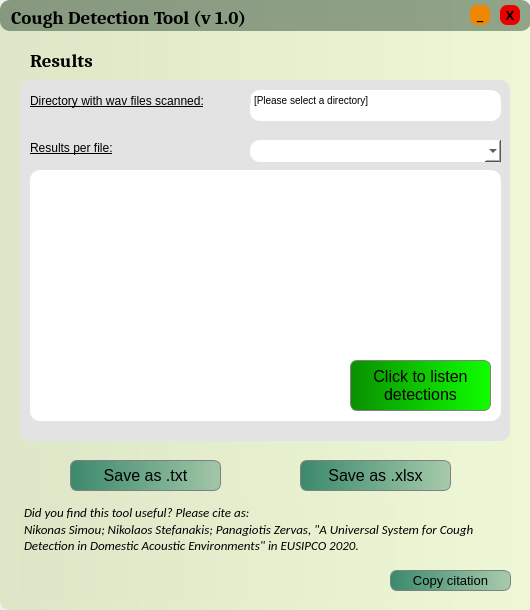
<?xml version="1.0" encoding="UTF-8"?>
<ui version="4.0">
 <class>MainWindow</class>
 <widget class="QMainWindow" name="MainWindow">
  <property name="geometry">
   <rect>
    <x>0</x>
    <y>0</y>
    <width>530</width>
    <height>610</height>
   </rect>
  </property>
  <property name="windowTitle">
   <string>MainWindow</string>
  </property>
  <widget class="QWidget" name="centralwidget">
   <widget class="QStackedWidget" name="stackedWidget">
    <property name="geometry">
     <rect>
      <x>0</x>
      <y>0</y>
      <width>531</width>
      <height>611</height>
     </rect>
    </property>
    <property name="currentIndex">
     <number>1</number>
    </property>
    <widget class="QWidget" name="SettingsPage">
     <widget class="QFrame" name="frame">
      <property name="geometry">
       <rect>
        <x>0</x>
        <y>0</y>
        <width>530</width>
        <height>610</height>
       </rect>
      </property>
      <property name="styleSheet">
       <string notr="true">background-color: qlineargradient(spread:pad, x1:0, y1:0, x2:1, y2:0, stop:0 rgba(221, 231, 199, 255), stop:1 rgba(238, 248, 214, 255));
border-radius: 10px
</string>
      </property>
      <property name="frameShape">
       <enum>QFrame::StyledPanel</enum>
      </property>
      <property name="frameShadow">
       <enum>QFrame::Raised</enum>
      </property>
      <widget class="QFrame" name="frame_2">
       <property name="geometry">
        <rect>
         <x>20</x>
         <y>50</y>
         <width>490</width>
         <height>351</height>
        </rect>
       </property>
       <property name="styleSheet">
        <string notr="true">background-color: rgb(227, 227, 227);border-radius:10px;</string>
       </property>
       <property name="frameShape">
        <enum>QFrame::StyledPanel</enum>
       </property>
       <property name="frameShadow">
        <enum>QFrame::Raised</enum>
       </property>
       <widget class="QPushButton" name="btn_dir">
        <property name="geometry">
         <rect>
          <x>90</x>
          <y>10</y>
          <width>151</width>
          <height>61</height>
         </rect>
        </property>
        <property name="font">
         <font>
          <family>Calibri</family>
          <pointsize>12</pointsize>
          <weight>50</weight>
          <bold>false</bold>
         </font>
        </property>
        <property name="styleSheet">
         <string notr="true">QPushButton{ 
border:0.5px solid grey; 
border-radius: 7px; 
background-color: qlineargradient(spread:pad, x1:0, y1:0, x2:1, y2:0, stop:0 rgba(60, 137, 109, 255), stop:1 rgba(60, 137, 109, 100));
}
QPushButton:hover{
background-color: qlineargradient(spread:pad, x1:0, y1:0, x2:1, y2:0, stop:0 rgba(172, 194, 170, 255), stop:1 rgba(255, 255, 255, 255));
}</string>
        </property>
        <property name="text">
         <string>Select
Directory</string>
        </property>
       </widget>
       <widget class="QTextBrowser" name="wav_folder">
        <property name="geometry">
         <rect>
          <x>26</x>
          <y>100</y>
          <width>271</width>
          <height>51</height>
         </rect>
        </property>
        <property name="font">
         <font>
          <pointsize>9</pointsize>
         </font>
        </property>
        <property name="styleSheet">
         <string notr="true">background-color:rgb(255, 255, 255)</string>
        </property>
        <property name="html">
         <string>&lt;!DOCTYPE HTML PUBLIC &quot;-//W3C//DTD HTML 4.0//EN&quot; &quot;http://www.w3.org/TR/REC-html40/strict.dtd&quot;&gt;
&lt;html&gt;&lt;head&gt;&lt;meta name=&quot;qrichtext&quot; content=&quot;1&quot; /&gt;&lt;style type=&quot;text/css&quot;&gt;
p, li { white-space: pre-wrap; }
&lt;/style&gt;&lt;/head&gt;&lt;body style=&quot; font-family:'MS Shell Dlg 2'; font-size:9pt; font-weight:400; font-style:normal;&quot;&gt;
&lt;p style=&quot; margin-top:0px; margin-bottom:0px; margin-left:0px; margin-right:0px; -qt-block-indent:0; text-indent:0px;&quot;&gt;&lt;span style=&quot; font-size:7.8pt;&quot;&gt;[Please select a directory]&lt;/span&gt;&lt;/p&gt;&lt;/body&gt;&lt;/html&gt;</string>
        </property>
       </widget>
       <widget class="QLabel" name="label_1">
        <property name="geometry">
         <rect>
          <x>340</x>
          <y>70</y>
          <width>141</width>
          <height>31</height>
         </rect>
        </property>
        <property name="font">
         <font>
          <pointsize>9</pointsize>
          <underline>true</underline>
         </font>
        </property>
        <property name="text">
         <string>Number of threads:</string>
        </property>
       </widget>
       <widget class="QTextBrowser" name="wavs">
        <property name="geometry">
         <rect>
          <x>26</x>
          <y>180</y>
          <width>271</width>
          <height>141</height>
         </rect>
        </property>
        <property name="font">
         <font>
          <pointsize>9</pointsize>
         </font>
        </property>
        <property name="styleSheet">
         <string notr="true">background-color:rgb(255, 255, 255)</string>
        </property>
        <property name="html">
         <string>&lt;!DOCTYPE HTML PUBLIC &quot;-//W3C//DTD HTML 4.0//EN&quot; &quot;http://www.w3.org/TR/REC-html40/strict.dtd&quot;&gt;
&lt;html&gt;&lt;head&gt;&lt;meta name=&quot;qrichtext&quot; content=&quot;1&quot; /&gt;&lt;style type=&quot;text/css&quot;&gt;
p, li { white-space: pre-wrap; }
&lt;/style&gt;&lt;/head&gt;&lt;body style=&quot; font-family:'MS Shell Dlg 2'; font-size:9pt; font-weight:400; font-style:normal;&quot;&gt;
&lt;p style=&quot; margin-top:0px; margin-bottom:0px; margin-left:0px; margin-right:0px; -qt-block-indent:0; text-indent:0px;&quot;&gt;&lt;span style=&quot; font-size:7.8pt;&quot;&gt;[No directory selected]&lt;/span&gt;&lt;/p&gt;&lt;/body&gt;&lt;/html&gt;</string>
        </property>
       </widget>
       <widget class="QLabel" name="label_2">
        <property name="geometry">
         <rect>
          <x>30</x>
          <y>80</y>
          <width>161</width>
          <height>16</height>
         </rect>
        </property>
        <property name="font">
         <font>
          <pointsize>9</pointsize>
          <weight>50</weight>
          <bold>false</bold>
          <underline>true</underline>
         </font>
        </property>
        <property name="styleSheet">
         <string notr="true"/>
        </property>
        <property name="text">
         <string>Directory with wav files:</string>
        </property>
       </widget>
       <widget class="QLabel" name="label_3">
        <property name="geometry">
         <rect>
          <x>26</x>
          <y>160</y>
          <width>151</width>
          <height>16</height>
         </rect>
        </property>
        <property name="font">
         <font>
          <pointsize>9</pointsize>
          <underline>true</underline>
         </font>
        </property>
        <property name="text">
         <string>Files to be processed:</string>
        </property>
       </widget>
       <widget class="QSpinBox" name="num_of_threads">
        <property name="geometry">
         <rect>
          <x>340</x>
          <y>103</y>
          <width>91</width>
          <height>41</height>
         </rect>
        </property>
        <property name="styleSheet">
         <string notr="true">background-color: rgb(255, 255, 255);</string>
        </property>
        <property name="minimum">
         <number>1</number>
        </property>
        <property name="maximum">
         <number>20</number>
        </property>
       </widget>
      </widget>
      <widget class="QFrame" name="frame_title">
       <property name="geometry">
        <rect>
         <x>0</x>
         <y>0</y>
         <width>531</width>
         <height>31</height>
        </rect>
       </property>
       <property name="styleSheet">
        <string notr="true">background-color: rgba(1, 32, 15, 100)</string>
       </property>
       <property name="frameShape">
        <enum>QFrame::StyledPanel</enum>
       </property>
       <property name="frameShadow">
        <enum>QFrame::Raised</enum>
       </property>
       <widget class="QPushButton" name="btn_min">
        <property name="geometry">
         <rect>
          <x>470</x>
          <y>5</y>
          <width>20</width>
          <height>20</height>
         </rect>
        </property>
        <property name="font">
         <font>
          <family>Calibri</family>
          <pointsize>10</pointsize>
          <weight>75</weight>
          <bold>true</bold>
         </font>
        </property>
        <property name="styleSheet">
         <string notr="true">QPushButton{ 
border:none; 
border-radius: 7px; 
background-color:rgb(240, 135, 0);
}
QPushButton:hover{
background-color: rgba(240, 135, 0, 150);
}</string>
        </property>
        <property name="text">
         <string>_</string>
        </property>
       </widget>
       <widget class="QPushButton" name="btn_exit">
        <property name="geometry">
         <rect>
          <x>500</x>
          <y>5</y>
          <width>20</width>
          <height>20</height>
         </rect>
        </property>
        <property name="font">
         <font>
          <family>Corbel</family>
          <pointsize>10</pointsize>
          <weight>75</weight>
          <bold>true</bold>
         </font>
        </property>
        <property name="styleSheet">
         <string notr="true">QPushButton{ 
border:none; 
border-radius: 7px; 
background-color: rgb(235, 0, 0);
}
QPushButton:hover{
background-color: rgb(235,0,0, 150);
}</string>
        </property>
        <property name="text">
         <string>X</string>
        </property>
       </widget>
       <widget class="QLabel" name="title">
        <property name="geometry">
         <rect>
          <x>11</x>
          <y>-3</y>
          <width>331</width>
          <height>41</height>
         </rect>
        </property>
        <property name="font">
         <font>
          <family>Caladea</family>
          <pointsize>14</pointsize>
          <weight>75</weight>
          <italic>false</italic>
          <bold>true</bold>
         </font>
        </property>
        <property name="autoFillBackground">
         <bool>false</bool>
        </property>
        <property name="styleSheet">
         <string notr="true">background-color: rgba(255, 255, 255, 0);</string>
        </property>
        <property name="text">
         <string>Cough Detection Tool (v 1.0)</string>
        </property>
       </widget>
      </widget>
      <widget class="QPlainTextEdit" name="cite_label">
       <property name="geometry">
        <rect>
         <x>20</x>
         <y>500</y>
         <width>510</width>
         <height>100</height>
        </rect>
       </property>
       <property name="font">
        <font>
         <family>Calibri</family>
         <pointsize>10</pointsize>
         <italic>true</italic>
        </font>
       </property>
       <property name="mouseTracking">
        <bool>false</bool>
       </property>
       <property name="readOnly">
        <bool>true</bool>
       </property>
       <property name="plainText">
        <string>Did you find this tool useful? Please cite as:
Nikonas Simou; Nikolaos Stefanakis; Panagiotis Zervas, &quot;A Universal System for Cough Detection in Domestic Acoustic Environments&quot; in EUSIPCO 2020.</string>
       </property>
      </widget>
      <widget class="QPushButton" name="btn_run">
       <property name="geometry">
        <rect>
         <x>160</x>
         <y>420</y>
         <width>221</width>
         <height>60</height>
        </rect>
       </property>
       <property name="font">
        <font>
         <pointsize>12</pointsize>
        </font>
       </property>
       <property name="styleSheet">
        <string notr="true">QPushButton{ 
border:0.5px solid grey; 
border-radius: 7px; 
background-color: qlineargradient(spread:pad, x1:0, y1:0, x2:1, y2:0, stop:0 rgba(60, 137, 109, 255), stop:1 rgba(60, 137, 109, 100));
}
QPushButton:hover{
background-color: qlineargradient(spread:pad, x1:0, y1:0, x2:1, y2:0, stop:0 rgba(172, 194, 170, 255), stop:1 rgba(255, 255, 255, 255));
}

QPushButton:disabled{
background-color: qlineargradient(spread:pad, x1:0, y1:0, x2:1, y2:0, stop:0 rgba(172, 194, 170, 10), stop:1 rgba(255, 255, 255, 10));
}

</string>
       </property>
       <property name="text">
        <string>Run</string>
       </property>
      </widget>
      <widget class="QPushButton" name="copy_citation">
       <property name="geometry">
        <rect>
         <x>390</x>
         <y>570</y>
         <width>121</width>
         <height>21</height>
        </rect>
       </property>
       <property name="font">
        <font>
         <pointsize>10</pointsize>
        </font>
       </property>
       <property name="styleSheet">
        <string notr="true">QPushButton{ 
border:0.5px solid grey; 
border-radius: 7px; 
background-color: qlineargradient(spread:pad, x1:0, y1:0, x2:1, y2:0, stop:0 rgba(60, 137, 109, 255), stop:1 rgba(60, 137, 109, 100));
}
QPushButton:hover{
background-color: qlineargradient(spread:pad, x1:0, y1:0, x2:1, y2:0, stop:0 rgba(172, 194, 170, 255), stop:1 rgba(255, 255, 255, 255));
}</string>
       </property>
       <property name="text">
        <string>Copy citation</string>
       </property>
      </widget>
     </widget>
    </widget>
    <widget class="QWidget" name="ResultsPage">
     <widget class="QFrame" name="frame_res">
      <property name="geometry">
       <rect>
        <x>0</x>
        <y>0</y>
        <width>530</width>
        <height>610</height>
       </rect>
      </property>
      <property name="styleSheet">
       <string notr="true">background-color: qlineargradient(spread:pad, x1:0, y1:0, x2:1, y2:0, stop:0 rgba(221, 231, 199, 255), stop:1 rgba(238, 248, 214, 255));
border-radius: 10px
</string>
      </property>
      <property name="frameShape">
       <enum>QFrame::StyledPanel</enum>
      </property>
      <property name="frameShadow">
       <enum>QFrame::Raised</enum>
      </property>
      <widget class="QFrame" name="frame_11">
       <property name="geometry">
        <rect>
         <x>20</x>
         <y>80</y>
         <width>490</width>
         <height>361</height>
        </rect>
       </property>
       <property name="styleSheet">
        <string notr="true">background-color: rgb(227, 227, 227);border-radius:10px;</string>
       </property>
       <property name="frameShape">
        <enum>QFrame::StyledPanel</enum>
       </property>
       <property name="frameShadow">
        <enum>QFrame::Raised</enum>
       </property>
       <widget class="QTextBrowser" name="wav_folder_2">
        <property name="geometry">
         <rect>
          <x>230</x>
          <y>10</y>
          <width>251</width>
          <height>31</height>
         </rect>
        </property>
        <property name="font">
         <font>
          <pointsize>9</pointsize>
         </font>
        </property>
        <property name="styleSheet">
         <string notr="true">background-color:rgb(255, 255, 255)</string>
        </property>
        <property name="html">
         <string>&lt;!DOCTYPE HTML PUBLIC &quot;-//W3C//DTD HTML 4.0//EN&quot; &quot;http://www.w3.org/TR/REC-html40/strict.dtd&quot;&gt;
&lt;html&gt;&lt;head&gt;&lt;meta name=&quot;qrichtext&quot; content=&quot;1&quot; /&gt;&lt;style type=&quot;text/css&quot;&gt;
p, li { white-space: pre-wrap; }
&lt;/style&gt;&lt;/head&gt;&lt;body style=&quot; font-family:'MS Shell Dlg 2'; font-size:9pt; font-weight:400; font-style:normal;&quot;&gt;
&lt;p style=&quot; margin-top:0px; margin-bottom:0px; margin-left:0px; margin-right:0px; -qt-block-indent:0; text-indent:0px;&quot;&gt;&lt;span style=&quot; font-size:7.8pt;&quot;&gt;[Please select a directory]&lt;/span&gt;&lt;/p&gt;&lt;/body&gt;&lt;/html&gt;</string>
        </property>
       </widget>
       <widget class="QLabel" name="label_4">
        <property name="geometry">
         <rect>
          <x>10</x>
          <y>10</y>
          <width>221</width>
          <height>21</height>
         </rect>
        </property>
        <property name="font">
         <font>
          <pointsize>9</pointsize>
          <weight>50</weight>
          <bold>false</bold>
          <underline>true</underline>
         </font>
        </property>
        <property name="styleSheet">
         <string notr="true"/>
        </property>
        <property name="text">
         <string>Directory with wav files scanned:</string>
        </property>
       </widget>
       <widget class="QLabel" name="label">
        <property name="geometry">
         <rect>
          <x>10</x>
          <y>60</y>
          <width>151</width>
          <height>16</height>
         </rect>
        </property>
        <property name="font">
         <font>
          <pointsize>9</pointsize>
          <underline>true</underline>
         </font>
        </property>
        <property name="text">
         <string>Results per file:</string>
        </property>
       </widget>
       <widget class="QPlainTextEdit" name="results">
        <property name="geometry">
         <rect>
          <x>10</x>
          <y>90</y>
          <width>471</width>
          <height>251</height>
         </rect>
        </property>
        <property name="font">
         <font>
          <pointsize>15</pointsize>
         </font>
        </property>
        <property name="styleSheet">
         <string notr="true">background-color: rgb(255, 255, 255);</string>
        </property>
       </widget>
       <widget class="QComboBox" name="filelist">
        <property name="geometry">
         <rect>
          <x>230</x>
          <y>60</y>
          <width>251</width>
          <height>22</height>
         </rect>
        </property>
        <property name="styleSheet">
         <string notr="true">background-color: rgb(255, 255, 255);</string>
        </property>
       </widget>
       <widget class="QPushButton" name="btn_listen">
        <property name="geometry">
         <rect>
          <x>330</x>
          <y>280</y>
          <width>141</width>
          <height>51</height>
         </rect>
        </property>
        <property name="font">
         <font>
          <pointsize>12</pointsize>
         </font>
        </property>
        <property name="styleSheet">
         <string notr="true">QPushButton{ 
border:0.5px solid grey; 
border-radius: 7px; 
background-color: qlineargradient(spread:pad, x1:0, y1:0, x2:1, y2:0, stop:0 rgba(9, 144, 0, 255), stop:1 rgba(16, 255, 0, 255));
}
QPushButton:hover{
background-color: qlineargradient(spread:pad, x1:0, y1:0, x2:1, y2:0, stop:0 rgba(16, 254, 0, 255), stop:1 rgba(171, 255, 166, 255))
}

QPushButton:disabled{
background-color: qlineargradient(spread:pad, x1:0, y1:0, x2:1, y2:0, stop:0 rgba(172, 194, 170, 10), stop:1 rgba(255, 255, 255, 10));
}

</string>
        </property>
        <property name="text">
         <string>Click to listen
detections</string>
        </property>
       </widget>
      </widget>
      <widget class="QFrame" name="frame_title_2">
       <property name="geometry">
        <rect>
         <x>0</x>
         <y>0</y>
         <width>531</width>
         <height>31</height>
        </rect>
       </property>
       <property name="styleSheet">
        <string notr="true">background-color: rgba(1, 32, 15, 100)</string>
       </property>
       <property name="frameShape">
        <enum>QFrame::StyledPanel</enum>
       </property>
       <property name="frameShadow">
        <enum>QFrame::Raised</enum>
       </property>
       <widget class="QPushButton" name="btn_min_2">
        <property name="geometry">
         <rect>
          <x>470</x>
          <y>5</y>
          <width>20</width>
          <height>20</height>
         </rect>
        </property>
        <property name="font">
         <font>
          <family>Calibri</family>
          <pointsize>10</pointsize>
          <weight>75</weight>
          <bold>true</bold>
         </font>
        </property>
        <property name="styleSheet">
         <string notr="true">QPushButton{ 
border:none; 
border-radius: 7px; 
background-color:rgb(240, 135, 0);
}
QPushButton:hover{
background-color: rgba(240, 135, 0, 150);
}</string>
        </property>
        <property name="text">
         <string>_</string>
        </property>
       </widget>
       <widget class="QPushButton" name="btn_exit_2">
        <property name="geometry">
         <rect>
          <x>500</x>
          <y>5</y>
          <width>20</width>
          <height>20</height>
         </rect>
        </property>
        <property name="font">
         <font>
          <family>Corbel</family>
          <pointsize>10</pointsize>
          <weight>75</weight>
          <bold>true</bold>
         </font>
        </property>
        <property name="styleSheet">
         <string notr="true">QPushButton{ 
border:none; 
border-radius: 7px; 
background-color: rgb(235, 0, 0);
}
QPushButton:hover{
background-color: rgb(235,0,0, 150);
}</string>
        </property>
        <property name="text">
         <string>X</string>
        </property>
       </widget>
       <widget class="QLabel" name="title_2">
        <property name="geometry">
         <rect>
          <x>11</x>
          <y>-3</y>
          <width>331</width>
          <height>41</height>
         </rect>
        </property>
        <property name="font">
         <font>
          <family>Caladea</family>
          <pointsize>14</pointsize>
          <weight>75</weight>
          <italic>false</italic>
          <bold>true</bold>
         </font>
        </property>
        <property name="autoFillBackground">
         <bool>false</bool>
        </property>
        <property name="styleSheet">
         <string notr="true">background-color: rgba(255, 255, 255, 0);</string>
        </property>
        <property name="text">
         <string>Cough Detection Tool (v 1.0)</string>
        </property>
       </widget>
      </widget>
      <widget class="QPlainTextEdit" name="cite_label_2">
       <property name="geometry">
        <rect>
         <x>20</x>
         <y>500</y>
         <width>510</width>
         <height>100</height>
        </rect>
       </property>
       <property name="font">
        <font>
         <family>Calibri</family>
         <pointsize>10</pointsize>
         <italic>true</italic>
        </font>
       </property>
       <property name="mouseTracking">
        <bool>false</bool>
       </property>
       <property name="readOnly">
        <bool>true</bool>
       </property>
       <property name="plainText">
        <string>Did you find this tool useful? Please cite as:
Nikonas Simou; Nikolaos Stefanakis; Panagiotis Zervas, &quot;A Universal System for Cough Detection in Domestic Acoustic Environments&quot; in EUSIPCO 2020.</string>
       </property>
      </widget>
      <widget class="QPushButton" name="copy_citation_2">
       <property name="geometry">
        <rect>
         <x>390</x>
         <y>570</y>
         <width>121</width>
         <height>21</height>
        </rect>
       </property>
       <property name="font">
        <font>
         <pointsize>10</pointsize>
        </font>
       </property>
       <property name="styleSheet">
        <string notr="true">QPushButton{ 
border:0.5px solid grey; 
border-radius: 7px; 
background-color: qlineargradient(spread:pad, x1:0, y1:0, x2:1, y2:0, stop:0 rgba(60, 137, 109, 255), stop:1 rgba(60, 137, 109, 100));
}
QPushButton:hover{
background-color: qlineargradient(spread:pad, x1:0, y1:0, x2:1, y2:0, stop:0 rgba(172, 194, 170, 255), stop:1 rgba(255, 255, 255, 255));
}</string>
       </property>
       <property name="text">
        <string>Copy citation</string>
       </property>
      </widget>
      <widget class="QPushButton" name="btn_xlsx">
       <property name="geometry">
        <rect>
         <x>300</x>
         <y>460</y>
         <width>151</width>
         <height>31</height>
        </rect>
       </property>
       <property name="font">
        <font>
         <pointsize>12</pointsize>
        </font>
       </property>
       <property name="styleSheet">
        <string notr="true">QPushButton{ 
border:0.5px solid grey; 
border-radius: 7px; 
background-color: qlineargradient(spread:pad, x1:0, y1:0, x2:1, y2:0, stop:0 rgba(60, 137, 109, 255), stop:1 rgba(60, 137, 109, 100));
}
QPushButton:hover{
background-color: qlineargradient(spread:pad, x1:0, y1:0, x2:1, y2:0, stop:0 rgba(172, 194, 170, 255), stop:1 rgba(255, 255, 255, 255));
}

QPushButton:disabled{
background-color: qlineargradient(spread:pad, x1:0, y1:0, x2:1, y2:0, stop:0 rgba(172, 194, 170, 10), stop:1 rgba(255, 255, 255, 10));
}

</string>
       </property>
       <property name="text">
        <string>Save as .xlsx</string>
       </property>
      </widget>
      <widget class="QPushButton" name="btn_txt">
       <property name="geometry">
        <rect>
         <x>70</x>
         <y>460</y>
         <width>151</width>
         <height>31</height>
        </rect>
       </property>
       <property name="font">
        <font>
         <pointsize>12</pointsize>
        </font>
       </property>
       <property name="styleSheet">
        <string notr="true">QPushButton{ 
border:0.5px solid grey; 
border-radius: 7px; 
background-color: qlineargradient(spread:pad, x1:0, y1:0, x2:1, y2:0, stop:0 rgba(60, 137, 109, 255), stop:1 rgba(60, 137, 109, 100));
}
QPushButton:hover{
background-color: qlineargradient(spread:pad, x1:0, y1:0, x2:1, y2:0, stop:0 rgba(172, 194, 170, 255), stop:1 rgba(255, 255, 255, 255));
}

QPushButton:disabled{
background-color: qlineargradient(spread:pad, x1:0, y1:0, x2:1, y2:0, stop:0 rgba(172, 194, 170, 10), stop:1 rgba(255, 255, 255, 10));
}

</string>
       </property>
       <property name="text">
        <string>Save as .txt</string>
       </property>
      </widget>
      <widget class="QLabel" name="title_res">
       <property name="geometry">
        <rect>
         <x>30</x>
         <y>40</y>
         <width>81</width>
         <height>41</height>
        </rect>
       </property>
       <property name="font">
        <font>
         <family>Caladea</family>
         <pointsize>14</pointsize>
         <weight>75</weight>
         <italic>false</italic>
         <bold>true</bold>
        </font>
       </property>
       <property name="autoFillBackground">
        <bool>false</bool>
       </property>
       <property name="styleSheet">
        <string notr="true">background-color: rgba(255, 255, 255, 0);</string>
       </property>
       <property name="text">
        <string>Results</string>
       </property>
      </widget>
     </widget>
    </widget>
   </widget>
  </widget>
 </widget>
 <resources/>
 <connections/>
</ui>
